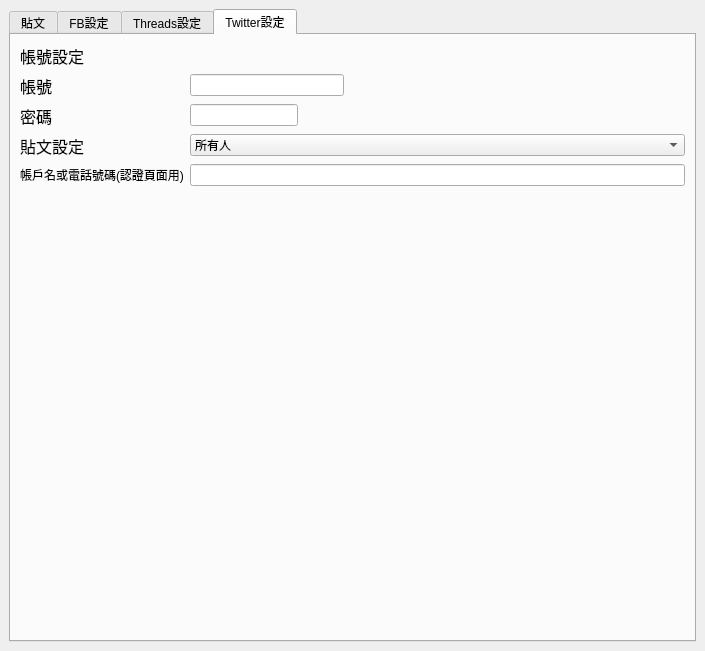
<?xml version="1.0" encoding="UTF-8"?>
<ui version="4.0">
 <class>PlatformPoster</class>
 <widget class="QMainWindow" name="PlatformPoster">
  <property name="geometry">
   <rect>
    <x>0</x>
    <y>0</y>
    <width>705</width>
    <height>651</height>
   </rect>
  </property>
  <property name="windowTitle">
   <string>PlatformPoster</string>
  </property>
  <widget class="QWidget" name="centralwidget">
   <layout class="QVBoxLayout" name="verticalLayout_3">
    <item>
     <layout class="QVBoxLayout" name="verticalLayout_2">
      <item>
       <widget class="QTabWidget" name="tabWidget">
        <property name="currentIndex">
         <number>3</number>
        </property>
        <widget class="QWidget" name="tabPost">
         <attribute name="title">
          <string>貼文</string>
         </attribute>
         <layout class="QVBoxLayout" name="verticalLayout_4">
          <item>
           <widget class="QWidget" name="widget" native="true">
            <layout class="QHBoxLayout" name="horizontalLayout">
             <item>
              <widget class="QWidget" name="widget" native="true">
               <property name="sizePolicy">
                <sizepolicy hsizetype="Preferred" vsizetype="Preferred">
                 <horstretch>0</horstretch>
                 <verstretch>0</verstretch>
                </sizepolicy>
               </property>
               <layout class="QVBoxLayout" name="verticalLayout_5">
                <item>
                 <widget class="QLabel" name="label">
                  <property name="text">
                   <string>輸入貼文內容</string>
                  </property>
                 </widget>
                </item>
                <item>
                 <widget class="QTextEdit" name="postText">
                  <property name="lineWidth">
                   <number>1</number>
                  </property>
                  <property name="html">
                   <string>&lt;!DOCTYPE HTML PUBLIC &quot;-//W3C//DTD HTML 4.0//EN&quot; &quot;http://www.w3.org/TR/REC-html40/strict.dtd&quot;&gt;
&lt;html&gt;&lt;head&gt;&lt;meta name=&quot;qrichtext&quot; content=&quot;1&quot; /&gt;&lt;style type=&quot;text/css&quot;&gt;
p, li { white-space: pre-wrap; }
&lt;/style&gt;&lt;/head&gt;&lt;body style=&quot; font-family:'PMingLiU'; font-size:9pt; font-weight:400; font-style:normal;&quot;&gt;
&lt;p style=&quot;-qt-paragraph-type:empty; margin-top:0px; margin-bottom:0px; margin-left:0px; margin-right:0px; -qt-block-indent:0; text-indent:0px;&quot;&gt;&lt;br /&gt;&lt;/p&gt;&lt;/body&gt;&lt;/html&gt;</string>
                  </property>
                 </widget>
                </item>
                <item>
                 <widget class="QPushButton" name="pushButton">
                  <property name="cursor">
                   <cursorShape>ArrowCursor</cursorShape>
                  </property>
                  <property name="mouseTracking">
                   <bool>false</bool>
                  </property>
                  <property name="text">
                   <string>發送貼文</string>
                  </property>
                  <property name="shortcut">
                   <string/>
                  </property>
                 </widget>
                </item>
               </layout>
              </widget>
             </item>
             <item alignment="Qt::AlignTop">
              <widget class="QWidget" name="Widget" native="true">
               <property name="sizePolicy">
                <sizepolicy hsizetype="Preferred" vsizetype="Fixed">
                 <horstretch>0</horstretch>
                 <verstretch>0</verstretch>
                </sizepolicy>
               </property>
               <property name="baseSize">
                <size>
                 <width>0</width>
                 <height>0</height>
                </size>
               </property>
               <property name="font">
                <font>
                 <weight>50</weight>
                 <italic>false</italic>
                 <bold>false</bold>
                 <underline>false</underline>
                 <strikeout>false</strikeout>
                 <kerning>true</kerning>
                </font>
               </property>
               <property name="layoutDirection">
                <enum>Qt::LeftToRight</enum>
               </property>
               <layout class="QVBoxLayout" name="verticalLayout">
                <property name="spacing">
                 <number>7</number>
                </property>
                <item>
                 <widget class="QLabel" name="label_2">
                  <property name="text">
                   <string>選擇發送平台</string>
                  </property>
                 </widget>
                </item>
                <item>
                 <widget class="QCheckBox" name="checkBoxFB">
                  <property name="text">
                   <string>FB</string>
                  </property>
                 </widget>
                </item>
                <item>
                 <widget class="QCheckBox" name="checkBoxThreads">
                  <property name="text">
                   <string>Threads</string>
                  </property>
                 </widget>
                </item>
                <item>
                 <widget class="QCheckBox" name="checkBoxTwitter">
                  <property name="text">
                   <string>Twitter</string>
                  </property>
                 </widget>
                </item>
               </layout>
              </widget>
             </item>
            </layout>
           </widget>
          </item>
         </layout>
        </widget>
        <widget class="QWidget" name="tabFBSetting">
         <property name="minimumSize">
          <size>
           <width>675</width>
           <height>574</height>
          </size>
         </property>
         <attribute name="title">
          <string>FB設定</string>
         </attribute>
         <layout class="QVBoxLayout" name="verticalLayout_7">
          <item>
           <layout class="QFormLayout" name="formLayout">
            <property name="sizeConstraint">
             <enum>QLayout::SetFixedSize</enum>
            </property>
            <item row="0" column="0">
             <widget class="QLabel" name="label_5">
              <property name="sizePolicy">
               <sizepolicy hsizetype="Fixed" vsizetype="Fixed">
                <horstretch>0</horstretch>
                <verstretch>0</verstretch>
               </sizepolicy>
              </property>
              <property name="text">
               <string>&lt;html&gt;&lt;head/&gt;&lt;body&gt;&lt;p&gt;&lt;span style=&quot; font-size:12pt;&quot;&gt;帳號設定&lt;/span&gt;&lt;/p&gt;&lt;/body&gt;&lt;/html&gt;</string>
              </property>
             </widget>
            </item>
            <item row="2" column="1">
             <widget class="QLineEdit" name="fbAccount">
              <property name="enabled">
               <bool>true</bool>
              </property>
              <property name="sizePolicy">
               <sizepolicy hsizetype="Fixed" vsizetype="Fixed">
                <horstretch>0</horstretch>
                <verstretch>0</verstretch>
               </sizepolicy>
              </property>
              <property name="minimumSize">
               <size>
                <width>154</width>
                <height>22</height>
               </size>
              </property>
              <property name="maximumSize">
               <size>
                <width>16777215</width>
                <height>16777215</height>
               </size>
              </property>
              <property name="baseSize">
               <size>
                <width>0</width>
                <height>0</height>
               </size>
              </property>
              <property name="autoFillBackground">
               <bool>false</bool>
              </property>
              <property name="alignment">
               <set>Qt::AlignLeading|Qt::AlignLeft|Qt::AlignVCenter</set>
              </property>
             </widget>
            </item>
            <item row="3" column="0">
             <widget class="QLabel" name="label_4">
              <property name="text">
               <string>&lt;html&gt;&lt;head/&gt;&lt;body&gt;&lt;p&gt;&lt;span style=&quot; font-size:12pt;&quot;&gt;密碼&lt;/span&gt;&lt;/p&gt;&lt;/body&gt;&lt;/html&gt;</string>
              </property>
             </widget>
            </item>
            <item row="3" column="1">
             <widget class="QLineEdit" name="fbPassword">
              <property name="sizePolicy">
               <sizepolicy hsizetype="Maximum" vsizetype="Fixed">
                <horstretch>0</horstretch>
                <verstretch>0</verstretch>
               </sizepolicy>
              </property>
              <property name="echoMode">
               <enum>QLineEdit::Password</enum>
              </property>
             </widget>
            </item>
            <item row="4" column="0">
             <widget class="QLabel" name="label_6">
              <property name="sizePolicy">
               <sizepolicy hsizetype="Fixed" vsizetype="Preferred">
                <horstretch>0</horstretch>
                <verstretch>0</verstretch>
               </sizepolicy>
              </property>
              <property name="minimumSize">
               <size>
                <width>60</width>
                <height>15</height>
               </size>
              </property>
              <property name="text">
               <string>&lt;html&gt;&lt;head/&gt;&lt;body&gt;&lt;p&gt;&lt;span style=&quot; font-size:12pt;&quot;&gt;貼文設定&lt;/span&gt;&lt;/p&gt;&lt;/body&gt;&lt;/html&gt;</string>
              </property>
             </widget>
            </item>
            <item row="4" column="1">
             <widget class="QComboBox" name="comboBoxFB">
              <property name="sizePolicy">
               <sizepolicy hsizetype="Preferred" vsizetype="Fixed">
                <horstretch>0</horstretch>
                <verstretch>0</verstretch>
               </sizepolicy>
              </property>
              <property name="minimumSize">
               <size>
                <width>60</width>
                <height>21</height>
               </size>
              </property>
              <property name="baseSize">
               <size>
                <width>200</width>
                <height>200</height>
               </size>
              </property>
              <property name="acceptDrops">
               <bool>false</bool>
              </property>
              <property name="iconSize">
               <size>
                <width>200</width>
                <height>200</height>
               </size>
              </property>
              <item>
               <property name="text">
                <string>公開</string>
               </property>
              </item>
              <item>
               <property name="text">
                <string>朋友</string>
               </property>
              </item>
              <item>
               <property name="text">
                <string>私人</string>
               </property>
              </item>
             </widget>
            </item>
            <item row="2" column="0">
             <widget class="QLabel" name="label_3">
              <property name="sizePolicy">
               <sizepolicy hsizetype="Fixed" vsizetype="Fixed">
                <horstretch>0</horstretch>
                <verstretch>0</verstretch>
               </sizepolicy>
              </property>
              <property name="text">
               <string>&lt;html&gt;&lt;head/&gt;&lt;body&gt;&lt;p&gt;&lt;span style=&quot; font-size:12pt;&quot;&gt;帳號&lt;/span&gt;&lt;/p&gt;&lt;/body&gt;&lt;/html&gt;</string>
              </property>
             </widget>
            </item>
           </layout>
          </item>
         </layout>
        </widget>
        <widget class="QWidget" name="tabThreadsSetting">
         <attribute name="title">
          <string>Threads設定</string>
         </attribute>
         <layout class="QVBoxLayout" name="verticalLayout_6">
          <item>
           <layout class="QFormLayout" name="formLayout_2">
            <property name="sizeConstraint">
             <enum>QLayout::SetFixedSize</enum>
            </property>
            <item row="0" column="0">
             <widget class="QLabel" name="label_7">
              <property name="sizePolicy">
               <sizepolicy hsizetype="Fixed" vsizetype="Fixed">
                <horstretch>0</horstretch>
                <verstretch>0</verstretch>
               </sizepolicy>
              </property>
              <property name="text">
               <string>&lt;html&gt;&lt;head/&gt;&lt;body&gt;&lt;p&gt;&lt;span style=&quot; font-size:12pt;&quot;&gt;帳號設定&lt;/span&gt;&lt;/p&gt;&lt;/body&gt;&lt;/html&gt;</string>
              </property>
             </widget>
            </item>
            <item row="2" column="1">
             <widget class="QLineEdit" name="threadsAccount">
              <property name="enabled">
               <bool>true</bool>
              </property>
              <property name="sizePolicy">
               <sizepolicy hsizetype="Fixed" vsizetype="Fixed">
                <horstretch>0</horstretch>
                <verstretch>0</verstretch>
               </sizepolicy>
              </property>
              <property name="minimumSize">
               <size>
                <width>154</width>
                <height>22</height>
               </size>
              </property>
              <property name="maximumSize">
               <size>
                <width>16777215</width>
                <height>16777215</height>
               </size>
              </property>
              <property name="baseSize">
               <size>
                <width>0</width>
                <height>0</height>
               </size>
              </property>
              <property name="autoFillBackground">
               <bool>false</bool>
              </property>
              <property name="alignment">
               <set>Qt::AlignLeading|Qt::AlignLeft|Qt::AlignVCenter</set>
              </property>
             </widget>
            </item>
            <item row="3" column="0">
             <widget class="QLabel" name="label_9">
              <property name="text">
               <string>&lt;html&gt;&lt;head/&gt;&lt;body&gt;&lt;p&gt;&lt;span style=&quot; font-size:12pt;&quot;&gt;密碼&lt;/span&gt;&lt;/p&gt;&lt;/body&gt;&lt;/html&gt;</string>
              </property>
             </widget>
            </item>
            <item row="3" column="1">
             <widget class="QLineEdit" name="threadsPassword">
              <property name="sizePolicy">
               <sizepolicy hsizetype="Maximum" vsizetype="Fixed">
                <horstretch>0</horstretch>
                <verstretch>0</verstretch>
               </sizepolicy>
              </property>
              <property name="echoMode">
               <enum>QLineEdit::Password</enum>
              </property>
             </widget>
            </item>
            <item row="4" column="0">
             <widget class="QLabel" name="label_11">
              <property name="sizePolicy">
               <sizepolicy hsizetype="Fixed" vsizetype="Preferred">
                <horstretch>0</horstretch>
                <verstretch>0</verstretch>
               </sizepolicy>
              </property>
              <property name="minimumSize">
               <size>
                <width>60</width>
                <height>15</height>
               </size>
              </property>
              <property name="text">
               <string>&lt;html&gt;&lt;head/&gt;&lt;body&gt;&lt;p&gt;&lt;span style=&quot; font-size:12pt;&quot;&gt;貼文設定&lt;/span&gt;&lt;/p&gt;&lt;/body&gt;&lt;/html&gt;</string>
              </property>
             </widget>
            </item>
            <item row="4" column="1">
             <widget class="QComboBox" name="comboBoxThreads">
              <property name="sizePolicy">
               <sizepolicy hsizetype="Minimum" vsizetype="Minimum">
                <horstretch>0</horstretch>
                <verstretch>0</verstretch>
               </sizepolicy>
              </property>
              <property name="minimumSize">
               <size>
                <width>20</width>
                <height>21</height>
               </size>
              </property>
              <property name="baseSize">
               <size>
                <width>200</width>
                <height>200</height>
               </size>
              </property>
              <property name="acceptDrops">
               <bool>false</bool>
              </property>
              <property name="iconSize">
               <size>
                <width>200</width>
                <height>200</height>
               </size>
              </property>
              <item>
               <property name="text">
                <string>所有人</string>
               </property>
              </item>
              <item>
               <property name="text">
                <string>追蹤的個人檔案</string>
               </property>
              </item>
             </widget>
            </item>
            <item row="2" column="0">
             <widget class="QLabel" name="label_12">
              <property name="sizePolicy">
               <sizepolicy hsizetype="Fixed" vsizetype="Fixed">
                <horstretch>0</horstretch>
                <verstretch>0</verstretch>
               </sizepolicy>
              </property>
              <property name="text">
               <string>&lt;html&gt;&lt;head/&gt;&lt;body&gt;&lt;p&gt;&lt;span style=&quot; font-size:12pt;&quot;&gt;帳號&lt;/span&gt;&lt;/p&gt;&lt;/body&gt;&lt;/html&gt;</string>
              </property>
             </widget>
            </item>
           </layout>
          </item>
         </layout>
        </widget>
        <widget class="QWidget" name="tabTwitterSetting">
         <attribute name="title">
          <string>Twitter設定</string>
         </attribute>
         <layout class="QVBoxLayout" name="verticalLayout_8">
          <item>
           <layout class="QFormLayout" name="formLayout_3">
            <property name="sizeConstraint">
             <enum>QLayout::SetFixedSize</enum>
            </property>
            <item row="0" column="0">
             <widget class="QLabel" name="label_13">
              <property name="sizePolicy">
               <sizepolicy hsizetype="Fixed" vsizetype="Fixed">
                <horstretch>0</horstretch>
                <verstretch>0</verstretch>
               </sizepolicy>
              </property>
              <property name="text">
               <string>&lt;html&gt;&lt;head/&gt;&lt;body&gt;&lt;p&gt;&lt;span style=&quot; font-size:12pt;&quot;&gt;帳號設定&lt;/span&gt;&lt;/p&gt;&lt;/body&gt;&lt;/html&gt;</string>
              </property>
             </widget>
            </item>
            <item row="2" column="1">
             <widget class="QLineEdit" name="twitterAccount">
              <property name="enabled">
               <bool>true</bool>
              </property>
              <property name="sizePolicy">
               <sizepolicy hsizetype="Fixed" vsizetype="Fixed">
                <horstretch>0</horstretch>
                <verstretch>0</verstretch>
               </sizepolicy>
              </property>
              <property name="minimumSize">
               <size>
                <width>154</width>
                <height>22</height>
               </size>
              </property>
              <property name="maximumSize">
               <size>
                <width>16777215</width>
                <height>16777215</height>
               </size>
              </property>
              <property name="baseSize">
               <size>
                <width>0</width>
                <height>0</height>
               </size>
              </property>
              <property name="autoFillBackground">
               <bool>false</bool>
              </property>
              <property name="alignment">
               <set>Qt::AlignLeading|Qt::AlignLeft|Qt::AlignVCenter</set>
              </property>
             </widget>
            </item>
            <item row="3" column="0">
             <widget class="QLabel" name="label_14">
              <property name="text">
               <string>&lt;html&gt;&lt;head/&gt;&lt;body&gt;&lt;p&gt;&lt;span style=&quot; font-size:12pt;&quot;&gt;密碼&lt;/span&gt;&lt;/p&gt;&lt;/body&gt;&lt;/html&gt;</string>
              </property>
             </widget>
            </item>
            <item row="3" column="1">
             <widget class="QLineEdit" name="twitterPassword">
              <property name="sizePolicy">
               <sizepolicy hsizetype="Maximum" vsizetype="Fixed">
                <horstretch>0</horstretch>
                <verstretch>0</verstretch>
               </sizepolicy>
              </property>
              <property name="echoMode">
               <enum>QLineEdit::Password</enum>
              </property>
             </widget>
            </item>
            <item row="4" column="0">
             <widget class="QLabel" name="label_15">
              <property name="sizePolicy">
               <sizepolicy hsizetype="Fixed" vsizetype="Preferred">
                <horstretch>0</horstretch>
                <verstretch>0</verstretch>
               </sizepolicy>
              </property>
              <property name="minimumSize">
               <size>
                <width>60</width>
                <height>15</height>
               </size>
              </property>
              <property name="text">
               <string>&lt;html&gt;&lt;head/&gt;&lt;body&gt;&lt;p&gt;&lt;span style=&quot; font-size:12pt;&quot;&gt;貼文設定&lt;/span&gt;&lt;/p&gt;&lt;/body&gt;&lt;/html&gt;</string>
              </property>
             </widget>
            </item>
            <item row="4" column="1">
             <widget class="QComboBox" name="comboBoxTwitter">
              <property name="sizePolicy">
               <sizepolicy hsizetype="Preferred" vsizetype="Fixed">
                <horstretch>0</horstretch>
                <verstretch>0</verstretch>
               </sizepolicy>
              </property>
              <property name="minimumSize">
               <size>
                <width>60</width>
                <height>21</height>
               </size>
              </property>
              <property name="baseSize">
               <size>
                <width>200</width>
                <height>200</height>
               </size>
              </property>
              <property name="acceptDrops">
               <bool>false</bool>
              </property>
              <property name="iconSize">
               <size>
                <width>200</width>
                <height>200</height>
               </size>
              </property>
              <item>
               <property name="text">
                <string>所有人</string>
               </property>
              </item>
              <item>
               <property name="text">
                <string>你跟隨的帳戶</string>
               </property>
              </item>
              <item>
               <property name="text">
                <string>已認證的帳戶</string>
               </property>
              </item>
             </widget>
            </item>
            <item row="2" column="0">
             <widget class="QLabel" name="label_16">
              <property name="sizePolicy">
               <sizepolicy hsizetype="Fixed" vsizetype="Fixed">
                <horstretch>0</horstretch>
                <verstretch>0</verstretch>
               </sizepolicy>
              </property>
              <property name="text">
               <string>&lt;html&gt;&lt;head/&gt;&lt;body&gt;&lt;p&gt;&lt;span style=&quot; font-size:12pt;&quot;&gt;帳號&lt;/span&gt;&lt;/p&gt;&lt;/body&gt;&lt;/html&gt;</string>
              </property>
             </widget>
            </item>
            <item row="5" column="0">
             <widget class="QLabel" name="label_8">
              <property name="text">
               <string>帳戶名或電話號碼(認證頁面用)</string>
              </property>
             </widget>
            </item>
            <item row="5" column="1">
             <widget class="QLineEdit" name="twitterVerify"/>
            </item>
           </layout>
          </item>
         </layout>
        </widget>
       </widget>
      </item>
     </layout>
    </item>
   </layout>
  </widget>
  <action name="action575">
   <property name="text">
    <string>575</string>
   </property>
  </action>
 </widget>
 <tabstops>
  <tabstop>tabWidget</tabstop>
  <tabstop>checkBoxTwitter</tabstop>
  <tabstop>checkBoxThreads</tabstop>
  <tabstop>pushButton</tabstop>
  <tabstop>postText</tabstop>
  <tabstop>checkBoxFB</tabstop>
 </tabstops>
 <resources/>
 <connections/>
</ui>
